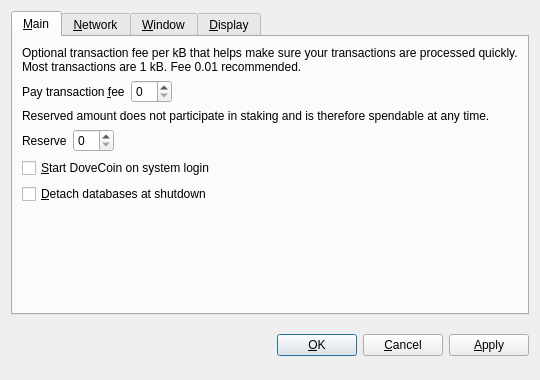
<?xml version="1.0" encoding="UTF-8"?>
<ui version="4.0">
 <class>OptionsDialog</class>
 <widget class="QDialog" name="OptionsDialog">
  <property name="geometry">
   <rect>
    <x>0</x>
    <y>0</y>
    <width>540</width>
    <height>380</height>
   </rect>
  </property>
  <property name="windowTitle">
   <string>Options</string>
  </property>
  <property name="modal">
   <bool>true</bool>
  </property>
  <layout class="QVBoxLayout" name="verticalLayout">
   <item>
    <widget class="QTabWidget" name="tabWidget">
     <property name="tabPosition">
      <enum>QTabWidget::North</enum>
     </property>
     <property name="currentIndex">
      <number>0</number>
     </property>
     <widget class="QWidget" name="tabMain">
      <attribute name="title">
       <string>&amp;Main</string>
      </attribute>
      <layout class="QVBoxLayout" name="verticalLayout_Main">
       <item>
        <widget class="QLabel" name="transactionFeeInfoLabel">
         <property name="text">
          <string>Optional transaction fee per kB that helps make sure your transactions are processed quickly. Most transactions are 1 kB. Fee 0.01 recommended.</string>
         </property>
         <property name="textFormat">
          <enum>Qt::PlainText</enum>
         </property>
         <property name="wordWrap">
          <bool>true</bool>
         </property>
        </widget>
       </item>
       <item>
        <layout class="QHBoxLayout" name="horizontalLayoutFee">
         <item>
          <widget class="QLabel" name="transactionFeeLabel">
           <property name="text">
            <string>Pay transaction &amp;fee</string>
           </property>
           <property name="textFormat">
            <enum>Qt::PlainText</enum>
           </property>
           <property name="buddy">
            <cstring>transactionFee</cstring>
           </property>
          </widget>
         </item>
         <item>
          <widget class="BitcoinAmountField" name="transactionFee"/>
         </item>
         <item>
          <spacer name="horizontalSpacerFee">
           <property name="orientation">
            <enum>Qt::Horizontal</enum>
           </property>
           <property name="sizeHint" stdset="0">
            <size>
             <width>40</width>
             <height>20</height>
            </size>
           </property>
          </spacer>
         </item>
        </layout>
       </item>
       <item>
        <widget class="QLabel" name="reserveBalanceInfoLabel">
         <property name="text">
          <string>Reserved amount does not participate in staking and is therefore spendable at any time.</string>
         </property>
         <property name="textFormat">
          <enum>Qt::PlainText</enum>
         </property>
         <property name="wordWrap">
          <bool>true</bool>
         </property>
        </widget>
       </item>
       <item>
        <layout class="QHBoxLayout" name="horizontalLayoutReserveBalance">
         <item>
          <widget class="QLabel" name="reserveBalanceLabel">
           <property name="text">
            <string>Reserve</string>
           </property>
           <property name="textFormat">
            <enum>Qt::PlainText</enum>
           </property>
           <property name="buddy">
            <cstring>reserveBalance</cstring>
           </property>
          </widget>
         </item>
         <item>
          <widget class="BitcoinAmountField" name="reserveBalance"/>
         </item>
         <item>
          <spacer name="horizontalSpacerReserveBalance">
           <property name="orientation">
            <enum>Qt::Horizontal</enum>
           </property>
           <property name="sizeHint" stdset="0">
            <size>
             <width>40</width>
             <height>20</height>
            </size>
           </property>
          </spacer>
         </item>
        </layout>
       </item>
       <item>
        <widget class="QCheckBox" name="bitcoinAtStartup">
         <property name="toolTip">
          <string>Automatically start DoveCoin after logging in to the system.</string>
         </property>
         <property name="text">
          <string>&amp;Start DoveCoin on system login</string>
         </property>
        </widget>
       </item>
       <item>
        <widget class="QCheckBox" name="detachDatabases">
         <property name="toolTip">
          <string>Detach block and address databases at shutdown. This means they can be moved to another data directory, but it slows down shutdown. The wallet is always detached.</string>
         </property>
         <property name="text">
          <string>&amp;Detach databases at shutdown</string>
         </property>
        </widget>
       </item>
       <item>
        <spacer name="verticalSpacer_Main">
         <property name="orientation">
          <enum>Qt::Vertical</enum>
         </property>
         <property name="sizeHint" stdset="0">
          <size>
           <width>20</width>
           <height>40</height>
          </size>
         </property>
        </spacer>
       </item>
      </layout>
     </widget>
     <widget class="QWidget" name="tabNetwork">
      <attribute name="title">
       <string>&amp;Network</string>
      </attribute>
      <layout class="QVBoxLayout" name="verticalLayout_Network">
       <item>
        <widget class="QCheckBox" name="mapPortUpnp">
         <property name="toolTip">
          <string>Automatically open the DoveCoin client port on the router. This only works when your router supports UPnP and it is enabled.</string>
         </property>
         <property name="text">
          <string>Map port using &amp;UPnP</string>
         </property>
        </widget>
       </item>
       <item>
        <widget class="QCheckBox" name="connectSocks">
         <property name="toolTip">
          <string>Connect to the DoveCoin network through a SOCKS proxy (e.g. when connecting through Tor).</string>
         </property>
         <property name="text">
          <string>&amp;Connect through SOCKS proxy:</string>
         </property>
        </widget>
       </item>
       <item>
        <layout class="QHBoxLayout" name="horizontalLayout_Network">
         <item>
          <widget class="QLabel" name="proxyIpLabel">
           <property name="text">
            <string>Proxy &amp;IP:</string>
           </property>
           <property name="textFormat">
            <enum>Qt::PlainText</enum>
           </property>
           <property name="buddy">
            <cstring>proxyIp</cstring>
           </property>
          </widget>
         </item>
         <item>
          <widget class="QValidatedLineEdit" name="proxyIp">
           <property name="maximumSize">
            <size>
             <width>140</width>
             <height>16777215</height>
            </size>
           </property>
           <property name="toolTip">
            <string>IP address of the proxy (e.g. 127.0.0.1)</string>
           </property>
          </widget>
         </item>
         <item>
          <widget class="QLabel" name="proxyPortLabel">
           <property name="text">
            <string>&amp;Port:</string>
           </property>
           <property name="textFormat">
            <enum>Qt::PlainText</enum>
           </property>
           <property name="buddy">
            <cstring>proxyPort</cstring>
           </property>
          </widget>
         </item>
         <item>
          <widget class="QLineEdit" name="proxyPort">
           <property name="maximumSize">
            <size>
             <width>55</width>
             <height>16777215</height>
            </size>
           </property>
           <property name="toolTip">
            <string>Port of the proxy (e.g. 9050)</string>
           </property>
          </widget>
         </item>
         <item>
          <widget class="QLabel" name="socksVersionLabel">
           <property name="text">
            <string>SOCKS &amp;Version:</string>
           </property>
           <property name="textFormat">
            <enum>Qt::PlainText</enum>
           </property>
           <property name="buddy">
            <cstring>socksVersion</cstring>
           </property>
          </widget>
         </item>
         <item>
          <widget class="QValueComboBox" name="socksVersion">
           <property name="toolTip">
            <string>SOCKS version of the proxy (e.g. 5)</string>
           </property>
          </widget>
         </item>
         <item>
          <spacer name="horizontalSpacer_Network">
           <property name="orientation">
            <enum>Qt::Horizontal</enum>
           </property>
           <property name="sizeHint" stdset="0">
            <size>
             <width>40</width>
             <height>20</height>
            </size>
           </property>
          </spacer>
         </item>
        </layout>
       </item>
       <item>
        <spacer name="verticalSpacer_Network">
         <property name="orientation">
          <enum>Qt::Vertical</enum>
         </property>
         <property name="sizeHint" stdset="0">
          <size>
           <width>20</width>
           <height>40</height>
          </size>
         </property>
        </spacer>
       </item>
      </layout>
     </widget>
     <widget class="QWidget" name="tabWindow">
      <attribute name="title">
       <string>&amp;Window</string>
      </attribute>
      <layout class="QVBoxLayout" name="verticalLayout_Window">
       <item>
        <widget class="QCheckBox" name="minimizeToTray">
         <property name="toolTip">
          <string>Show only a tray icon after minimizing the window.</string>
         </property>
         <property name="text">
          <string>&amp;Minimize to the tray instead of the taskbar</string>
         </property>
        </widget>
       </item>
       <item>
        <widget class="QCheckBox" name="minimizeOnClose">
         <property name="toolTip">
          <string>Minimize instead of exit the application when the window is closed. When this option is enabled, the application will be closed only after selecting Quit in the menu.</string>
         </property>
         <property name="text">
          <string>M&amp;inimize on close</string>
         </property>
        </widget>
       </item>
       <item>
        <spacer name="verticalSpacer_Window">
         <property name="orientation">
          <enum>Qt::Vertical</enum>
         </property>
         <property name="sizeHint" stdset="0">
          <size>
           <width>20</width>
           <height>40</height>
          </size>
         </property>
        </spacer>
       </item>
      </layout>
     </widget>
     <widget class="QWidget" name="tabDisplay">
      <attribute name="title">
       <string>&amp;Display</string>
      </attribute>
      <layout class="QVBoxLayout" name="verticalLayout_Display">
       <item>
        <layout class="QHBoxLayout" name="horizontalLayout_1_Display">
         <item>
          <widget class="QLabel" name="langLabel">
           <property name="text">
            <string>User Interface &amp;language:</string>
           </property>
           <property name="textFormat">
            <enum>Qt::PlainText</enum>
           </property>
           <property name="buddy">
            <cstring>lang</cstring>
           </property>
          </widget>
         </item>
         <item>
          <widget class="QValueComboBox" name="lang">
           <property name="toolTip">
            <string>The user interface language can be set here. This setting will take effect after restarting DoveCoin.</string>
           </property>
          </widget>
         </item>
        </layout>
       </item>
       <item>
        <layout class="QHBoxLayout" name="horizontalLayout_2_Display">
         <item>
          <widget class="QLabel" name="unitLabel">
           <property name="text">
            <string>&amp;Unit to show amounts in:</string>
           </property>
           <property name="textFormat">
            <enum>Qt::PlainText</enum>
           </property>
           <property name="buddy">
            <cstring>unit</cstring>
           </property>
          </widget>
         </item>
         <item>
          <widget class="QValueComboBox" name="unit">
           <property name="toolTip">
            <string>Choose the default subdivision unit to show in the interface and when sending coins.</string>
           </property>
          </widget>
         </item>
        </layout>
       </item>
       <item>
        <widget class="QCheckBox" name="displayAddresses">
         <property name="toolTip">
          <string>Whether to show DoveCoin addresses in the transaction list or not.</string>
         </property>
         <property name="text">
          <string>&amp;Display addresses in transaction list</string>
         </property>
        </widget>
       </item>
       <item>
        <widget class="QCheckBox" name="coinControlFeatures">
         <property name="toolTip">
          <string>Whether to show coin control features or not.</string>
         </property>
         <property name="text">
          <string>Display coin &amp;control features (experts only!)</string>
         </property>
        </widget>
       </item>
       <item>
        <spacer name="verticalSpacer_Display">
         <property name="orientation">
          <enum>Qt::Vertical</enum>
         </property>
         <property name="sizeHint" stdset="0">
          <size>
           <width>20</width>
           <height>40</height>
          </size>
         </property>
        </spacer>
       </item>
      </layout>
     </widget>
    </widget>
   </item>
   <item>
    <layout class="QHBoxLayout" name="horizontalLayout_Buttons">
     <item>
      <spacer name="horizontalSpacer_1">
       <property name="orientation">
        <enum>Qt::Horizontal</enum>
       </property>
       <property name="sizeHint" stdset="0">
        <size>
         <width>40</width>
         <height>48</height>
        </size>
       </property>
      </spacer>
     </item>
     <item>
      <widget class="QLabel" name="statusLabel">
       <property name="font">
        <font>
         <weight>75</weight>
         <bold>true</bold>
        </font>
       </property>
       <property name="text">
        <string/>
       </property>
       <property name="textFormat">
        <enum>Qt::PlainText</enum>
       </property>
       <property name="wordWrap">
        <bool>true</bool>
       </property>
      </widget>
     </item>
     <item>
      <spacer name="horizontalSpacer_2">
       <property name="orientation">
        <enum>Qt::Horizontal</enum>
       </property>
       <property name="sizeHint" stdset="0">
        <size>
         <width>40</width>
         <height>48</height>
        </size>
       </property>
      </spacer>
     </item>
     <item>
      <widget class="QPushButton" name="okButton">
       <property name="text">
        <string>&amp;OK</string>
       </property>
      </widget>
     </item>
     <item>
      <widget class="QPushButton" name="cancelButton">
       <property name="text">
        <string>&amp;Cancel</string>
       </property>
       <property name="autoDefault">
        <bool>false</bool>
       </property>
      </widget>
     </item>
     <item>
      <widget class="QPushButton" name="applyButton">
       <property name="text">
        <string>&amp;Apply</string>
       </property>
       <property name="autoDefault">
        <bool>false</bool>
       </property>
      </widget>
     </item>
    </layout>
   </item>
  </layout>
 </widget>
 <customwidgets>
  <customwidget>
   <class>BitcoinAmountField</class>
   <extends>QSpinBox</extends>
   <header>bitcoinamountfield.h</header>
  </customwidget>
  <customwidget>
   <class>QValueComboBox</class>
   <extends>QComboBox</extends>
   <header>qvaluecombobox.h</header>
  </customwidget>
  <customwidget>
   <class>QValidatedLineEdit</class>
   <extends>QLineEdit</extends>
   <header>qvalidatedlineedit.h</header>
  </customwidget>
 </customwidgets>
 <resources/>
 <connections/>
</ui>
